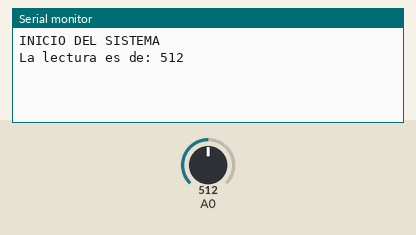
This sketch was run on a simulated Arduino Uno, built with avr-gcc and run on an emulated ATmega328P. On the bench: the last lines printed to the serial monitor. The inputs (shaded band) are chosen by the test bench; at power-on: A0 = 512.

Above: at 4.8 s.
4.9 s: A0 set to 716
At 5.8 s:
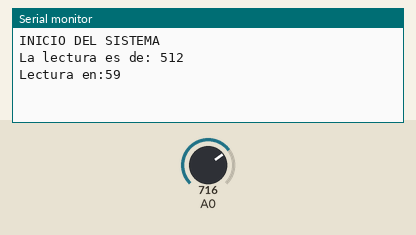
9.9 s: A0 set to 900
At 10.8 s:
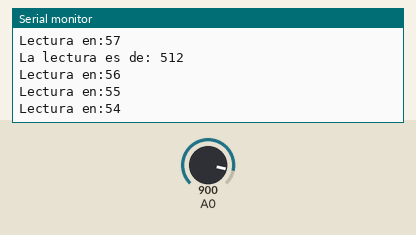
Timing chart, 0 to 12.9 s (numbered marks = the images above; inputs shaded):
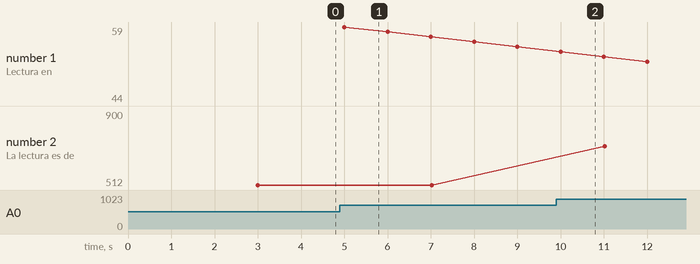

The sketch:

Deber8.ino
```cpp
/*
 * UNIVERSIDAD TECNICA DEL NORTE
 *        FICA-CITEL
 *     SISTEMAS EMBEBIDOS
 *     CHRISTIAN VILLEGAS
 *         DEBER 8
 */

#include <avr/power.h>
#include <avr/sleep.h>
#include <avr/wdt.h>
#include <MsTimer2.h>

int on=0;
int tiempo=60;
int cont=0;
int j=0;

void setup() {
  Serial.begin(9600);
  MsTimer2::set(1000,reloj);
  set_sleep_mode(SLEEP_MODE_STANDBY);
  sleep_enable();
  Serial.println("INICIO DEL SISTEMA");
}

void loop() {
  j=analogRead(0);
  delay(3000);
  Serial.println(String("La lectura es de: ")+String(j));
  delay(1000);
  MsTimer2::start();
  tiempo=0;
  on=0;

}

void reloj() {
  cont++;
  power_adc_disable();
  Serial.println(("Lectura en:")+String(60-cont));
  if(cont==tiempo){
    power_adc_enable();
    cont=0;
  }
  if(cont>=60){
    wdt_enable(WDTO_8S);
    sleep_mode();
  }
}
```

Measured:
- plotted number 2: 512 → 900 after the input at 9.9 s
